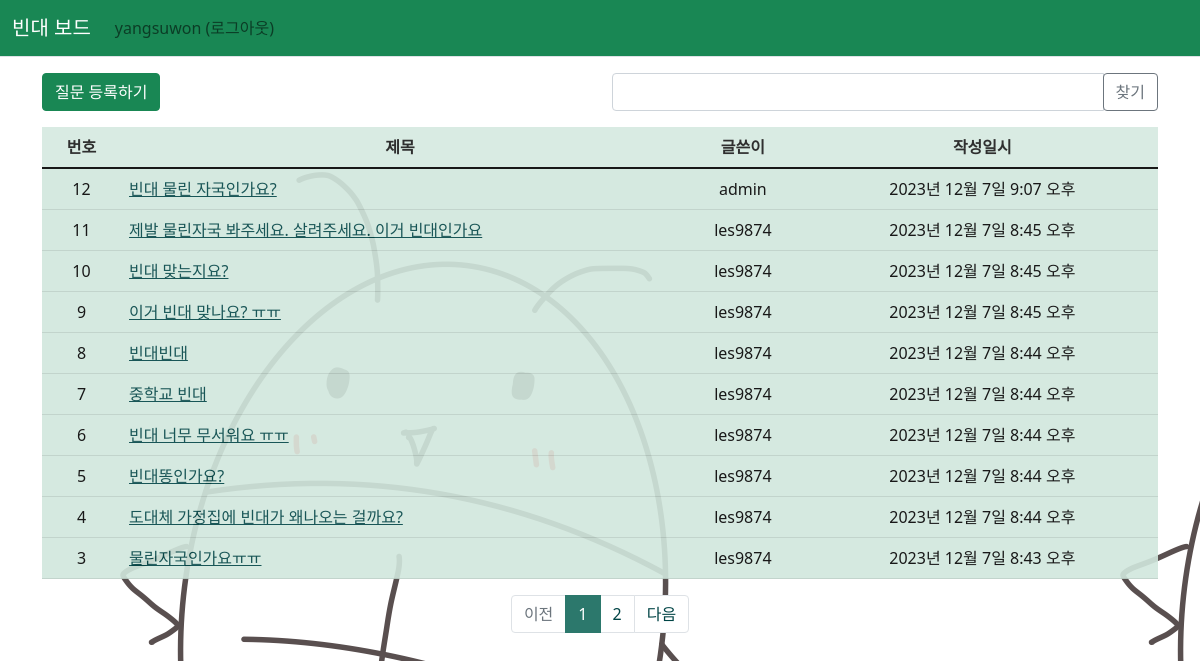
Page /pybo/ (signed in) on the committed database.
### pybo/models.py (models this page shows, shortened)
class Question(models.Model):
    author = models.ForeignKey(User, on_delete=models.CASCADE, related_name='author_question')
    subject = models.CharField(max_length=200)
    content = models.TextField()
    create_date = models.DateTimeField()
    imgfile = models.ImageField(null=True, upload_to="static/", blank=True) # 이미지 컬럼 추가
    modify_date = models.DateTimeField(null=True, blank=True)
    voter = models.ManyToManyField(User, related_name='voter_question')  # 추천인 추가

### pybo/views/base_views.py (the view, shortened to what this page needs)
# urls.py: path('', base_views.index, name='index'),  # '/' 에 해당되는 path
def index(request):
    page = request.GET.get('page', '1')  # 페이지
    kw = request.GET.get('kw', '')  # 검색어
    question_list = Question.objects.order_by('-create_date')
    paginator = Paginator(question_list, 10)  # 페이지당 10개씩 보여주기
    page_obj = paginator.get_page(page)
    context = {'question_list': page_obj, 'page': page, 'kw': kw}
    return render(request, 'pybo/question_list.html', context)

### pybo/templatetags/pybo_filter.py (called while the page is built)
@register.filter
def sub(value, arg):
    return value - arg

### templates/pybo/question_list.html (shortened to what this page needs)
{% extends 'base.html' %}
{% load pybo_filter %}
{% block content %}
<div class="container my-3">
    <div class="row my-3">
        <div class="col-6">
            <a href="{% url 'pybo:question_create' %}" class="btn btn-success">질문 등록하기</a>
        </div>
        <div class="col-6">
            <div class="input-group">
                <input type="text" id="search_kw" class="form-control" value="{{ kw|default_if_none:'' }}">
                <div class="input-group-append">
                    <button class="btn btn-outline-secondary" type="button" id="btn_search">찾기</button>
                </div>
            </div>
        </div>
    </div>
    <table class="table table-success">
        <thead>
            <tr class="text-center table-success">
                <th>번호</th>
                <th style="width:50%">제목</th>
                <th>글쓴이</th>
                <th>작성일시</th>
            </tr>
        </thead>
        <tbody>
            {% if question_list %}
            {% for question in question_list %}
            <tr class="text-center">
                <td>
                    {{ question_list.paginator.count|sub:question_list.start_index|sub:forloop.counter0|add:1 }}
                </td>
                <td class="text-start">
                    <a href="{% url 'pybo:detail' question.id %}">{{ question.subject }}</a>
                </td>
                <td>{{ question.author.username }}</td>
                <td>{{ question.create_date }}</td>
            </tr>
            {% endfor %}
            {% else %}
            <tr>
                <td colspan="4">질문이 없습니다.</td>
            </tr>
            {% endif %}
        </tbody>
    </table>
    <ul class="pagination justify-content-center">
        {% if question_list.has_previous %}
        <li class="page-item">
            <a class="page-link" data-page="{{ question_list.previous_page_number }}" href="javascript:void(0)">이전</a>
        </li>
        {% else %}
        <li class="page-item disabled">
            <a class="page-link" tabindex="-1" aria-disabled="true" href="#">이전</a>
        </li>
        {% endif %}
        {% for page_number in question_list.paginator.page_range %}
        {% if page_number >= question_list.number|add:-5 and page_number <= question_list.number|add:5 %}
        {% if page_number == question_list.number %}
        <li class="page-item active" aria-current="page">
            <a class="page-link" data-page="{{ page_number }}" href="javascript:void(0)">{{ page_number }}</a>
            </li>
            {% else %}
            <li class="page-item">
            <a class="page-link" data-page="{{ page_number }}" href="javascript:void(0)">{{ page_number }}</a>
            </li>
            {% endif %}
            {% endif %}
            {% endfor %}
            {% if question_list.has_next %}
            <li class="page-item">
                <a class="page-link" data-page="{{ question_list.next_page_number }}" href="javascript:void(0)">다음</a>
            </li>
            {% else %}
            <li class="page-item disabled">
                <a class="page-link" tabindex="-1" aria-disabled="true" href="#">다음</a>
            </li>
            {% endif %}
    </ul>
</div>
{% endblock %}

### templates/navbar.html (shortened to what this page needs)
{% load static %}
<nav class="navbar navbar-expand-lg navbar-light bg-success border-bottom">
    <div class="container-fluid">
        <a class="navbar-brand text-white font-weight-bold" href="{% url 'pybo:index' %}">빈대 보드</a>
        <div class="collapse navbar-collapse" id="navbarSupportedContent">
            <ul class="navbar-nav me-auto mb-2 mb-lg-0">
                <li class="nav-item">
                    {% if user.is_authenticated %}
                    <a class="nav-link" href="{% url 'common:logout' %}">{{ user.username }} (로그아웃)</a>
                    {% else %}
                    <a class="nav-link" href="{% url 'common:login' %}">로그인</a>
                    {% endif %}
                </li>
            </ul>
        </div>
    </div>
</nav>

### rows in the picture
Question: paginator.count|sub "12", subject "빈대 물린 자국인가요?", author.username "admin", create_date "2023년 12월 7일 9:07 오후"
Question: paginator.count|sub "11", subject "제발 물린자국 봐주세요. 살려주세요. 이거 빈대인가요", author.username "les9874", create_date "2023년 12월 7일 8:45 오후"
Question: paginator.count|sub "10", subject "빈대 맞는지요?", author.username "les9874", create_date "2023년 12월 7일 8:45 오후"
Question: paginator.count|sub "9", subject "이거 빈대 맞나요? ㅠㅠ", author.username "les9874", create_date "2023년 12월 7일 8:45 오후"
Question: paginator.count|sub "8", subject "빈대빈대", author.username "les9874", create_date "2023년 12월 7일 8:44 오후"
Question: paginator.count|sub "7", subject "중학교 빈대", author.username "les9874", create_date "2023년 12월 7일 8:44 오후"
Question: paginator.count|sub "6", subject "빈대 너무 무서워요 ㅠㅠ", author.username "les9874", create_date "2023년 12월 7일 8:44 오후"
Question: paginator.count|sub "5", subject "빈대똥인가요?", author.username "les9874", create_date "2023년 12월 7일 8:44 오후"
Question: paginator.count|sub "4", subject "도대체 가정집에 빈대가 왜나오는 걸까요?", author.username "les9874", create_date "2023년 12월 7일 8:44 오후"
Question: paginator.count|sub "3", subject "물린자국인가요ㅠㅠ", author.username "les9874", create_date "2023년 12월 7일 8:43 오후"

### other values in the picture
{{ user.username }} "yangsuwon"
{{ page_number }} "1"
{{ page_number }} "2"
